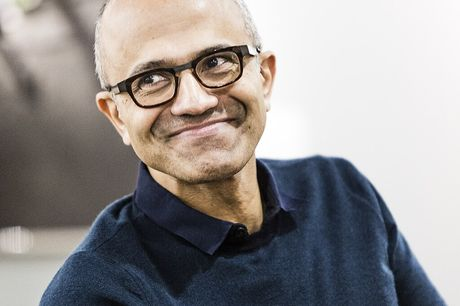
#> input picture data/input.jpg, 460 x 306 px
$ python -i calibrate_threshold.py   (imports and definitions only)
#> lines starting #> are read from the running program, lines starting #| are printed output that depends on the picture
#> further down, picture is the input picture: shape (306, 460, 3); mean B, G, R 143.5, 144.7, 148.9
r"""Choose the decision thresholds from measured data, not from constants.

    .venv\Scripts\python.exe scripts/calibrate_threshold.py

Writes calibration/results.json and calibration/roc.png. app/face/matcher.py
loads the threshold from results.json and REFUSES TO RUN if it is absent --
there is no hardcoded fallback anywhere in the pipeline.

Two thresholds, because the pipeline makes two decisions. See METHOD.md.
"""
from __future__ import annotations

import argparse
import json
import pathlib
import random
import sys
import time

import numpy as np

ROOT = pathlib.Path(__file__).resolve().parent.parent
sys.path.insert(0, str(ROOT))

OUT_DIR = ROOT / "calibration"
TARGET_FAR = 1e-3

# The twelve real Google Lens candidates measured in Phase 0, labelled by eye.
# Synthetic transforms only approximate republication; these are ground truth.
REAL_REPUBLICATION = [4, 6, 8, 8, 8, 14]
REAL_DISTINCT = [26, 26, 28, 28, 34, 40]


# [8 lines left out: function _lfw_root, not called in this run]


def _republication_variants(img_bgr: np.ndarray) -> list[np.ndarray]:
    """Transforms a news outlet plausibly applies when republishing a photo.

    An earlier, gentler set produced a same-photo p95 of 6, while REAL
    republications measured 4-14 against live Lens results in Phase 0.
    Calibrating on it gave same_photo_phash_max=6, which then mislabelled a
    genuine republication (distance 12) as a DISTINCT PHOTOGRAPH in a live run
    -- inflating the project's strongest claim, in the one direction we must
    never err. This set models real republication far more closely.
    """
    import cv2

    h, w = img_bgr.shape[:2]
#> h = 306; w = 460
    out = []

    for scale in (0.35, 0.6, 1.4):
        out.append(cv2.resize(img_bgr, (max(32, int(w * scale)), max(32, int(h * scale))),
                              interpolation=cv2.INTER_AREA))
#> after the loop, out = 3 items

    out.append(img_bgr[int(h * .06):int(h * .94), int(w * .08):int(w * .92)])
    out.append(img_bgr[int(h * .14):int(h * .90), int(w * .18):int(w * .86)])

    for q in (45, 25):
        ok, enc = cv2.imencode(".jpg", img_bgr, [int(cv2.IMWRITE_JPEG_QUALITY), q])
#> enc = 10492 values, max 255 at index 0, min 0 at index 4, mean 119.6
        if ok:
            out.append(cv2.imdecode(enc, cv2.IMREAD_COLOR))

    blur = cv2.GaussianBlur(img_bgr, (0, 0), 2.0)
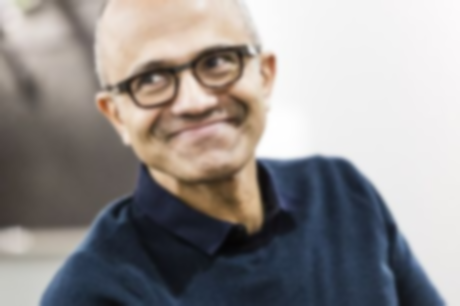
#> blur: shape (306, 460, 3); mean B, G, R 143.5, 144.7, 148.9
    out.append(cv2.addWeighted(img_bgr, 1.6, blur, -0.6, 0))          # unsharp
    out.append(cv2.convertScaleAbs(img_bgr, alpha=1.18, beta=12))     # regrade up
    out.append(cv2.convertScaleAbs(img_bgr, alpha=0.85, beta=-10))    # regrade down
    M = cv2.getRotationMatrix2D((w / 2, h / 2), 2.0, 1.0)
#> M = [[0.999, 0.0349, -5.2], [-0.0349, 0.999, 8.12]]
    out.append(cv2.warpAffine(img_bgr, M, (w, h), borderMode=cv2.BORDER_REPLICATE))
    out.append(cv2.cvtColor(cv2.cvtColor(img_bgr, cv2.COLOR_BGR2GRAY),
                            cv2.COLOR_GRAY2BGR))
    return out


# [257 lines left out: function main, not called in this run]


# [2 lines not run here, left out]

>>> import cv2
>>> picture = cv2.imread('../data/input.jpg')
>>> result = _republication_variants(picture)
#> result = 12 items
